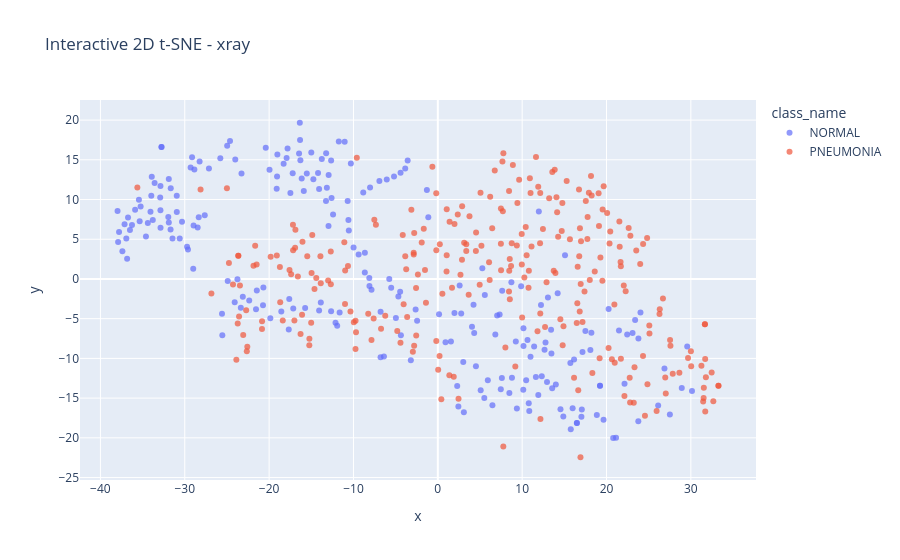
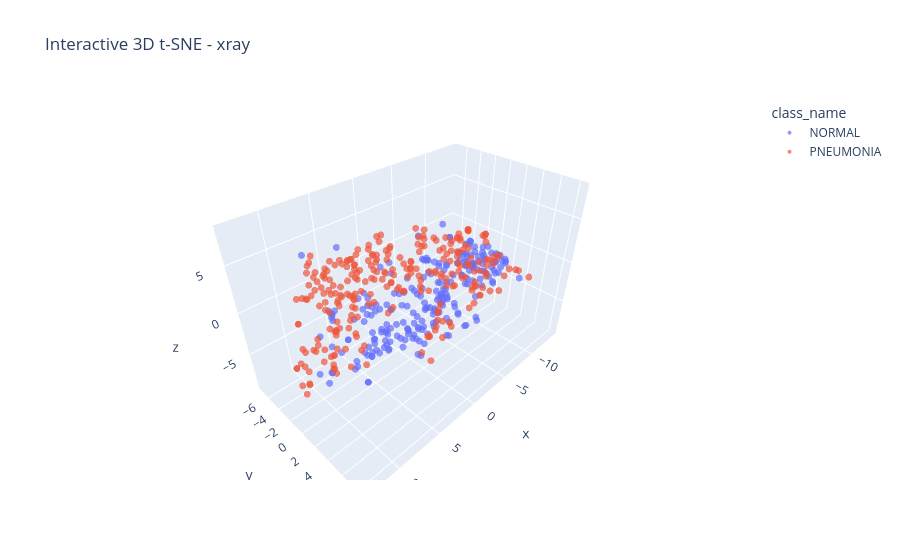

Notebook code for these charts, in order:
### Markdown cell above
# X-Ray t-SNE

### Code cell
encodings_xray, labels_xray = extract_encodings(
    'xray',
    n_samples=500
)

plot_tsne_2d(
    'xray',
    encodings_xray,
    labels_xray,
    CONFIG['datasets']['xray']['class_names']
)

plot_tsne_3d(
    'xray',
    encodings_xray,
    labels_xray,
    CONFIG['datasets']['xray']['class_names']
)

### Figure 1 — Plotly figure (JSON) as saved in the notebook; plotly's stock layout.template omitted (floating-point values rounded to 4 significant figures; data arrays with more than 128 entries replaced by an {"elided": "..."} marker saying what was removed)
{"data": [{"hovertemplate": "class_name=NORMAL<br>x=%{x}<br>y=%{y}<extra></extra>", "legendgroup": "NORMAL", "marker": {"color": "#636efa", "opacity": 0.7, "size": 6, "symbol": "circle"}, "mode": "markers", "name": "NORMAL", "orientation": "v", "showlegend": true, "type": "scatter", "x": {"elided": "234 float values"}, "xaxis": "x", "y": {"elided": "234 float values"}, "yaxis": "y"}, {"hovertemplate": "class_name=PNEUMONIA<br>x=%{x}<br>y=%{y}<extra></extra>", "legendgroup": "PNEUMONIA", "marker": {"color": "#EF553B", "opacity": 0.7, "size": 6, "symbol": "circle"}, "mode": "markers", "name": "PNEUMONIA", "orientation": "v", "showlegend": true, "type": "scatter", "x": {"elided": "266 float values"}, "xaxis": "x", "y": {"elided": "266 float values"}, "yaxis": "y"}], "layout": {"legend": {"title": {"text": "class_name"}, "tracegroupgap": 0}, "title": {"text": "Interactive 2D t-SNE - xray"}, "xaxis": {"anchor": "y", "domain": [0, 1], "title": {"text": "x"}}, "yaxis": {"anchor": "x", "domain": [0, 1], "title": {"text": "y"}}}}

### Figure 2 — Plotly figure (JSON) as saved in the notebook; plotly's stock layout.template omitted (floating-point values rounded to 4 significant figures; data arrays with more than 128 entries replaced by an {"elided": "..."} marker saying what was removed)
{"data": [{"hovertemplate": "class_name=NORMAL<br>x=%{x}<br>y=%{y}<br>z=%{z}<extra></extra>", "legendgroup": "NORMAL", "marker": {"color": "#636efa", "opacity": 0.7, "size": 4, "symbol": "circle"}, "mode": "markers", "name": "NORMAL", "scene": "scene", "showlegend": true, "type": "scatter3d", "x": {"elided": "234 float values"}, "y": {"elided": "234 float values"}, "z": {"elided": "234 float values"}}, {"hovertemplate": "class_name=PNEUMONIA<br>x=%{x}<br>y=%{y}<br>z=%{z}<extra></extra>", "legendgroup": "PNEUMONIA", "marker": {"color": "#EF553B", "opacity": 0.7, "size": 4, "symbol": "circle"}, "mode": "markers", "name": "PNEUMONIA", "scene": "scene", "showlegend": true, "type": "scatter3d", "x": {"elided": "266 float values"}, "y": {"elided": "266 float values"}, "z": {"elided": "266 float values"}}], "layout": {"legend": {"title": {"text": "class_name"}, "tracegroupgap": 0}, "scene": {"domain": {"x": [0, 1], "y": [0, 1]}, "xaxis": {"title": {"text": "x"}}, "yaxis": {"title": {"text": "y"}}, "zaxis": {"title": {"text": "z"}}}, "title": {"text": "Interactive 3D t-SNE - xray"}}}
